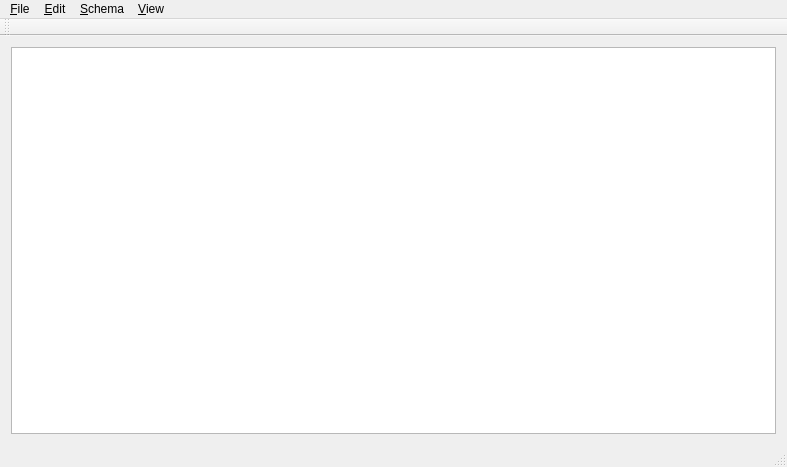
<?xml version="1.0" encoding="UTF-8"?>
<ui version="4.0">
 <class>TctrlMainWindow</class>
 <widget class="QMainWindow" name="TctrlMainWindow">
  <property name="geometry">
   <rect>
    <x>0</x>
    <y>0</y>
    <width>787</width>
    <height>467</height>
   </rect>
  </property>
  <property name="windowTitle">
   <string>TctrlMainWindow</string>
  </property>
  <widget class="QWidget" name="centralWidget">
   <layout class="QVBoxLayout" name="verticalLayout">
    <item>
     <widget class="QTreeView" name="schemaTreeView"/>
    </item>
   </layout>
  </widget>
  <widget class="QMenuBar" name="menuBar">
   <property name="geometry">
    <rect>
     <x>0</x>
     <y>0</y>
     <width>787</width>
     <height>17</height>
    </rect>
   </property>
   <widget class="QMenu" name="menu_File">
    <property name="title">
     <string>&amp;File</string>
    </property>
    <addaction name="actionNew"/>
    <addaction name="actionOpen"/>
    <addaction name="actionSave"/>
    <addaction name="separator"/>
    <addaction name="actionExit"/>
   </widget>
   <widget class="QMenu" name="menu_Edit">
    <property name="title">
     <string>&amp;Edit</string>
    </property>
   </widget>
   <widget class="QMenu" name="menu_Schema">
    <property name="title">
     <string>&amp;Schema</string>
    </property>
    <widget class="QMenu" name="menuLoad_Schema">
     <property name="title">
      <string>Load Schema</string>
     </property>
     <addaction name="actionLoadSchemaFromFile"/>
     <addaction name="actionLoadSchemaFromURL"/>
    </widget>
    <addaction name="menuLoad_Schema"/>
   </widget>
   <widget class="QMenu" name="menu_View">
    <property name="title">
     <string>&amp;View</string>
    </property>
    <addaction name="actionViewSchema"/>
   </widget>
   <addaction name="menu_File"/>
   <addaction name="menu_Edit"/>
   <addaction name="menu_Schema"/>
   <addaction name="menu_View"/>
  </widget>
  <widget class="QToolBar" name="mainToolBar">
   <attribute name="toolBarArea">
    <enum>TopToolBarArea</enum>
   </attribute>
   <attribute name="toolBarBreak">
    <bool>false</bool>
   </attribute>
  </widget>
  <widget class="QStatusBar" name="statusBar"/>
  <action name="actionExit">
   <property name="text">
    <string>E&amp;xit</string>
   </property>
   <property name="shortcut">
    <string>Ctrl+Q</string>
   </property>
   <property name="shortcutContext">
    <enum>Qt::ApplicationShortcut</enum>
   </property>
  </action>
  <action name="actionNew">
   <property name="text">
    <string>&amp;New</string>
   </property>
  </action>
  <action name="actionOpen">
   <property name="text">
    <string>&amp;Open</string>
   </property>
   <property name="shortcut">
    <string>Ctrl+O</string>
   </property>
  </action>
  <action name="actionSave">
   <property name="text">
    <string>&amp;Save</string>
   </property>
   <property name="shortcut">
    <string>Ctrl+S</string>
   </property>
  </action>
  <action name="actionLoadSchemaFromFile">
   <property name="text">
    <string>From &amp;File</string>
   </property>
   <property name="toolTip">
    <string>Load Schema From File</string>
   </property>
  </action>
  <action name="actionLoadSchemaFromURL">
   <property name="text">
    <string>From &amp;URL</string>
   </property>
   <property name="toolTip">
    <string>Load Schema From URL</string>
   </property>
  </action>
  <action name="actionViewSchema">
   <property name="text">
    <string>&amp;Schema</string>
   </property>
   <property name="toolTip">
    <string>View Schema</string>
   </property>
  </action>
 </widget>
 <layoutdefault spacing="6" margin="11"/>
 <resources/>
 <connections>
  <connection>
   <sender>actionExit</sender>
   <signal>triggered()</signal>
   <receiver>TctrlMainWindow</receiver>
   <slot>close()</slot>
   <hints>
    <hint type="sourcelabel">
     <x>-1</x>
     <y>-1</y>
    </hint>
    <hint type="destinationlabel">
     <x>199</x>
     <y>149</y>
    </hint>
   </hints>
  </connection>
 </connections>
</ui>
